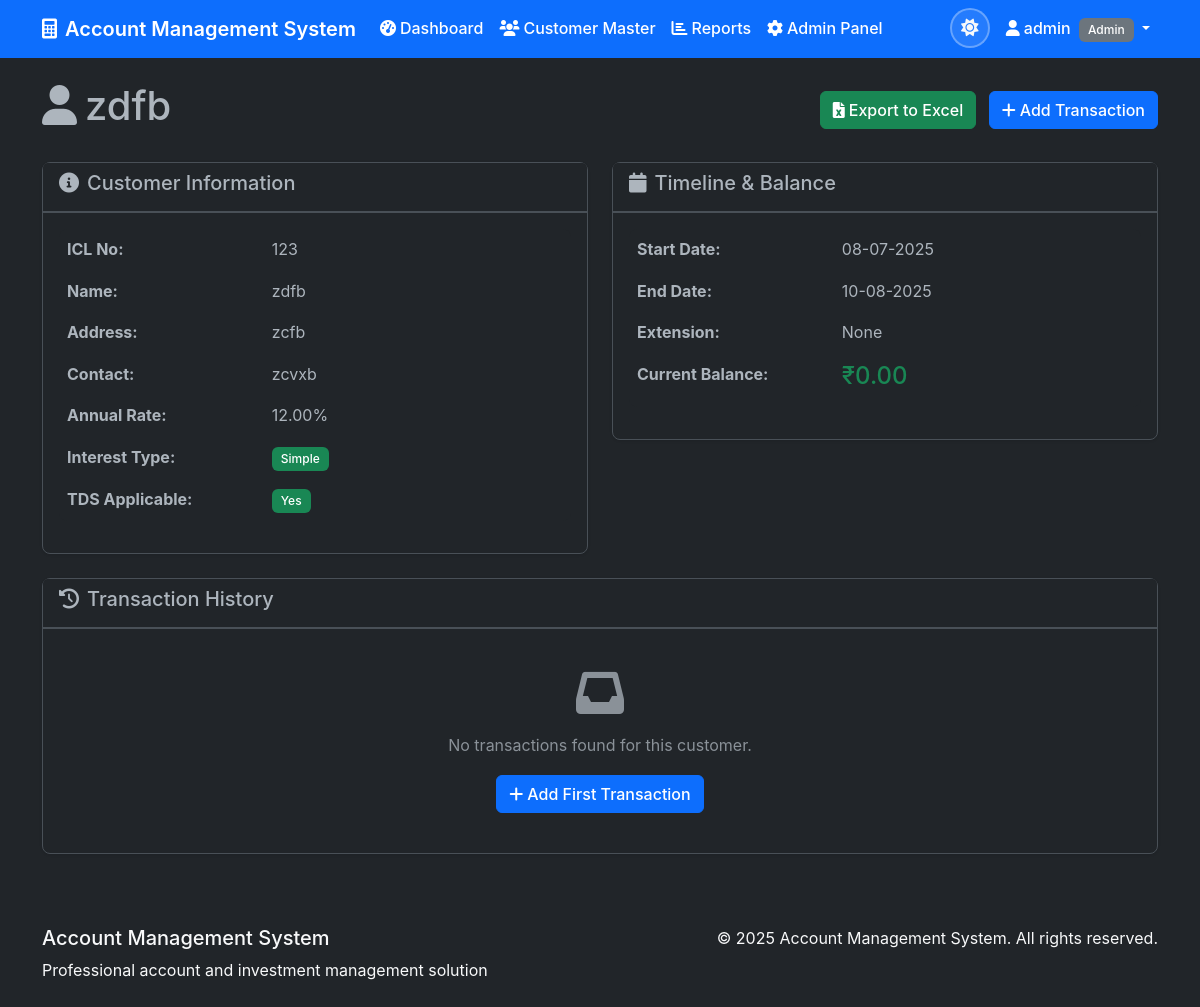
The page /customer_profile/1 (signed in) on the database its author committed.
### models.py (models this page shows, shortened)
class User(UserMixin, db.Model):
    id = db.Column(db.Integer, primary_key=True)
    username = db.Column(db.String(64), unique=True, nullable=False)
    email = db.Column(db.String(120), unique=True, nullable=False)
    password_hash = db.Column(db.String(256))
    role = db.Column(db.String(20), default='normal_user')  # normal_user, data_entry, admin
    created_at = db.Column(db.DateTime, default=datetime.utcnow)
    is_active = db.Column(db.Boolean, default=True)

class Customer(db.Model):
    id = db.Column(db.Integer, primary_key=True)
    icl_no = db.Column(db.String(50), unique=True, nullable=False)
    name = db.Column(db.String(100), nullable=False)
    address = db.Column(db.Text)
    contact_details = db.Column(db.String(200))
    annual_rate = db.Column(db.Numeric(5, 2), nullable=False)  # e.g., 15.50
    icl_start_date = db.Column(db.Date, nullable=False)
    icl_end_date = db.Column(db.Date)
    icl_extension = db.Column(db.String(100))
    tds_applicable = db.Column(db.Boolean, default=False)
    interest_type = db.Column(db.String(20), default='simple')  # simple, compound
    compound_frequency = db.Column(db.String(20))  # monthly, quarterly, yearly
    first_compounding_date = db.Column(db.Date)
    created_at = db.Column(db.DateTime, default=datetime.utcnow)
    created_by = db.Column(db.Integer, db.ForeignKey('user.id'))
    is_active = db.Column(db.Boolean, default=True)
    transactions = db.relationship('Transaction', backref='customer', lazy=True, cascade='all, delete-orphan')
    @property
    def current_balance(self):
        from decimal import Decimal
        total_paid = sum(Decimal(str(t.amount_paid or 0)) for t in self.transactions)
        total_repaid = sum(Decimal(str(t.amount_repaid or 0)) for t in self.transactions)
        return float(total_paid - total_repaid)
    def get_current_balance(self):
        return self.current_balance

### routes.py (the view)
@app.route('/customer_profile/<int:customer_id>')
@login_required
def customer_profile(customer_id):
    customer = Customer.query.get_or_404(customer_id)
    transactions = Transaction.query.filter_by(customer_id=customer_id).order_by(Transaction.date.desc()).all()
    current_balance = customer.get_current_balance()
    return render_template('customer_profile.html',
                         customer=customer,
                         transactions=transactions,
                         current_balance=current_balance)

### app.py (called while the page is built)
@login_manager.user_loader
def load_user(user_id):
    from models import User
    return User.query.get(int(user_id))

### templates/customer_profile.html (shortened to what this page needs)
{% extends "base.html" %}
{% block content %}
<div class="d-flex justify-content-between align-items-center mb-4">
    <h1><i class="fas fa-user me-2"></i>{{ customer.name }}</h1>
    <div>
        <a href="{{ url_for('export_customer_report', customer_id=customer.id) }}" class="btn btn-success me-2">
            <i class="fas fa-file-excel me-1"></i>Export to Excel
        </a>
        {% if current_user.role in ['data_entry', 'admin'] %}
        <a href="{{ url_for('transactions', customer_id=customer.id) }}" class="btn btn-primary">
            <i class="fas fa-plus me-1"></i>Add Transaction
        </a>
        {% endif %}
    </div>
</div>
<div class="row mb-4">
    <div class="col-md-6">
        <div class="card">
            <div class="card-header">
                <h5><i class="fas fa-info-circle me-2"></i>Customer Information</h5>
            </div>
            <div class="card-body">
                <table class="table table-borderless">
                    <tr>
                        <th width="40%">ICL No:</th>
                        <td>{{ customer.icl_no }}</td>
                    </tr>
                    <tr>
                        <th>Name:</th>
                        <td>{{ customer.name }}</td>
                    </tr>
                    <tr>
                        <th>Address:</th>
                        <td>{{ customer.address or 'Not specified' }}</td>
                    </tr>
                    <tr>
                        <th>Contact:</th>
                        <td>{{ customer.contact_details or 'Not specified' }}</td>
                    </tr>
                    <tr>
                        <th>Annual Rate:</th>
                        <td>{{ customer.annual_rate }}%</td>
                    </tr>
                    <tr>
                        <th>Interest Type:</th>
                        <td>
                            <span class="badge bg-{{ 'success' if customer.interest_type == 'simple' else 'warning' }}">
                                {{ customer.interest_type.title() }}
                            </span>
                        </td>
                    </tr>
                    <tr>
                        <th>TDS Applicable:</th>
                        <td>
                            <span class="badge bg-{{ 'success' if customer.tds_applicable else 'secondary' }}">
                                {{ 'Yes' if customer.tds_applicable else 'No' }}
                            </span>
                        </td>
                    </tr>
                </table>
            </div>
        </div>
    </div>
    <div class="col-md-6">
        <div class="card">
            <div class="card-header">
                <h5><i class="fas fa-calendar me-2"></i>Timeline & Balance</h5>
            </div>
            <div class="card-body">
                <table class="table table-borderless">
                    <tr>
                        <th width="40%">Start Date:</th>
                        <td>{{ customer.icl_start_date.strftime('%d-%m-%Y') if customer.icl_start_date else 'N/A' }}</td>
                    </tr>
                    <tr>
                        <th>End Date:</th>
                        <td>{{ customer.icl_end_date.strftime('%d-%m-%Y') if customer.icl_end_date else 'Not specified' }}</td>
                    </tr>
                    <tr>
                        <th>Extension:</th>
                        <td>{{ customer.icl_extension or 'None' }}</td>
                    </tr>
                    <tr>
                        <th>Current Balance:</th>
                        <td>
                            <h4 class="text-{{ 'success' if current_balance >= 0 else 'danger' }}">
                                ₹{{ "{:,.2f}".format(current_balance) }}
                            </h4>
                        </td>
                    </tr>
                </table>
            </div>
        </div>
    </div>
</div>
<div class="card">
    <div class="card-header">
        <h5><i class="fas fa-history me-2"></i>Transaction History</h5>
    </div>
    <div class="card-body">
        {% if transactions %}
        <div class="table-responsive">
            <table class="table table-striped" id="transactionsTable">
                <thead>
                    <tr>
                        <th>Date</th>
                        <th>Amount Paid</th>
                        <th>Amount Repaid</th>
                        <th>Balance</th>
                        <th>Period From</th>
                        <th>Period To</th>
                        <th>Days</th>
                        <th>Int Rate</th>
                        <th>Int Amount</th>
                        <th>TDS</th>
                        <th>Net Amount</th>
                    </tr>
                </thead>
                <tbody>
                    {% for transaction in transactions %}
                    <tr>
                        <td>{{ transaction.date.strftime('%d-%m-%Y') }}</td>
                        <td>
                            {% if transaction.amount_paid %}
                                <span class="text-success">₹{{ "{:,.2f}".format(transaction.amount_paid) }}</span>
                            {% else %}
                                -
                            {% endif %}
                        </td>
                        <td>
                            {% if transaction.amount_repaid %}
                                <span class="text-danger">₹{{ "{:,.2f}".format(transaction.amount_repaid) }}</span>
                            {% else %}
                                -
                            {% endif %}
                        </td>
                        <td>₹{{ "{:,.2f}".format(transaction.balance) if transaction.balance else '-' }}</td>
                        <td>{{ transaction.period_from.strftime('%d-%m-%Y') if transaction.period_from else '-' }}</td>
                        <td>{{ transaction.period_to.strftime('%d-%m-%Y') if transaction.period_to else '-' }}</td>
                        <td>{{ transaction.no_of_days if transaction.no_of_days else '-' }}</td>
                        <td>{{ transaction.int_rate }}% if transaction.int_rate else '-' }}</td>
                        <td>₹{{ "{:,.2f}".format(transaction.int_amount) if transaction.int_amount else '-' }}</td>
                        <td>₹{{ "{:,.2f}".format(transaction.tds_amount) if transaction.tds_amount else '-' }}</td>
                        <td>₹{{ "{:,.2f}".format(transaction.net_amount) if transaction.net_amount else '-' }}</td>
                    </tr>
                    {% endfor %}
                </tbody>
                <tfoot>
                    <tr class="table-secondary">
                        <th>Total</th>
                        <th>₹{{ "{:,.2f}".format(transactions|sum(attribute='amount_paid')|default(0)) }}</th>
                        <th>₹{{ "{:,.2f}".format(transactions|sum(attribute='amount_repaid')|default(0)) }}</th>
                        <th>-</th>
                        <th>-</th>
                        <th>-</th>
                        <th>{{ transactions|sum(attribute='no_of_days')|default(0) }}</th>
                        <th>-</th>
                        <th>₹{{ "{:,.2f}".format(transactions|sum(attribute='int_amount')|default(0)) }}</th>
                        <th>₹{{ "{:,.2f}".format(transactions|sum(attribute='tds_amount')|default(0)) }}</th>
                        <th>₹{{ "{:,.2f}".format(transactions|sum(attribute='net_amount')|default(0)) }}</th>
                    </tr>
                </tfoot>
            </table>
        </div>
        {% else %}
        <div class="text-center py-4">
            <i class="fas fa-inbox fa-3x text-muted mb-3"></i>
            <p class="text-muted">No transactions found for this customer.</p>
            {% if current_user.role in ['data_entry', 'admin'] %}
            <a href="{{ url_for('transactions', customer_id=customer.id) }}" class="btn btn-primary">
                <i class="fas fa-plus me-1"></i>Add First Transaction
            </a>
            {% endif %}
        </div>
        {% endif %}
    </div>
</div>
{% endblock %}

### templates/base.html (shortened to what this page needs)
<!DOCTYPE html>
<html lang="en" data-bs-theme="dark">
<head>
    <link href="https://cdn.jsdelivr.net/npm/bootstrap@5.3.0/dist/css/bootstrap.min.css" rel="stylesheet">
    <link href="https://cdnjs.cloudflare.com/ajax/libs/font-awesome/6.0.0/css/all.min.css" rel="stylesheet">
    <link href="https://cdn.datatables.net/1.13.4/css/dataTables.bootstrap5.min.css" rel="stylesheet">
    <link href="{{ url_for('static', filename='css/custom.css') }}" rel="stylesheet">
</head>
<body>
    {% if current_user.is_authenticated %}
    <nav class="navbar navbar-expand-lg navbar-dark bg-primary">
        <div class="container">
            <a class="navbar-brand" href="{{ url_for('dashboard') }}">
                <i class="fas fa-calculator me-2"></i>Account Management System
            </a>
            <div class="collapse navbar-collapse" id="navbarNav">
                <ul class="navbar-nav me-auto">
                    <li class="nav-item">
                        <a class="nav-link" href="{{ url_for('dashboard') }}">
                            <i class="fas fa-tachometer-alt me-1"></i>Dashboard
                        </a>
                    </li>
                    {% if current_user.role in ['data_entry', 'admin'] %}
                    <li class="nav-item">
                        <a class="nav-link" href="{{ url_for('customer_master') }}">
                            <i class="fas fa-users me-1"></i>Customer Master
                        </a>
                    </li>
                    {% endif %}
                    <li class="nav-item">
                        <a class="nav-link" href="{{ url_for('reports') }}">
                            <i class="fas fa-chart-bar me-1"></i>Reports
                        </a>
                    </li>
                    {% if current_user.role == 'admin' %}
                    <li class="nav-item">
                        <a class="nav-link" href="{{ url_for('admin_panel') }}">
                            <i class="fas fa-cog me-1"></i>Admin Panel
                        </a>
                    </li>
                    {% endif %}
                </ul>
                <ul class="navbar-nav">
                    <li class="nav-item">
                        <button class="btn btn-outline-light me-2" id="themeToggle" type="button">
                            <i class="fas fa-moon" id="themeIcon"></i>
                        </button>
                    </li>
                    <li class="nav-item dropdown">
                        <a class="nav-link dropdown-toggle" href="#" id="navbarDropdown" role="button" data-bs-toggle="dropdown">
                            <i class="fas fa-user me-1"></i>{{ current_user.username }}
                            <span class="badge bg-secondary ms-1">{{ current_user.role.replace('_', ' ').title() }}</span>
                        </a>
                    </li>
                </ul>
            </div>
        </div>
    </nav>
    {% endif %}
    <main class="container mt-4">
        {% block content %}{% endblock %}
    </main>
    <footer class="bg-dark text-light py-4 mt-5">
        <div class="container">
            <div class="row">
                <div class="col-md-6">
                    <h5>Account Management System</h5>
                    <p class="mb-0">Professional account and investment management solution</p>
                </div>
                <div class="col-md-6 text-md-end">
                    <p class="mb-0">© 2025 Account Management System. All rights reserved.</p>
                </div>
            </div>
        </div>
    </footer>
</body>
</html>

### static/css/custom.css (style rules this page uses)
:root { --financial-primary: #2c5282; --financial-success: #2f855a; --financial-warning: #d69e2e; --financial-danger: #c53030; --financial-info: #2b6cb0; --financial-light: #f7fafc; --financial-dark: #1a202c; }
body { font-family: 'Inter', -apple-system, BlinkMacSystemFont, 'Segoe UI', Roboto, sans-serif; line-height: 1.6; }
.navbar-brand { font-weight: 600; font-size: 1.25rem; }
.nav-link { font-weight: 500; transition: all 0.3s ease; }
.navbar-dark .navbar-nav .nav-link { color: #ffffff !important; }
#themeToggle { position: relative; width: 40px; height: 40px; border-radius: 50%; border: 2px solid rgba(255, 255, 255, 0.3); background: rgba(255, 255, 255, 0.1); transition: all 0.3s ease; backdrop-filter: blur(10px); display: flex; align-items: center; justify-content: center; }
#themeIcon { font-size: 1.1rem; transition: all 0.3s ease; }
[data-bs-theme="dark"] #themeToggle { border-color: rgba(255, 255, 255, 0.3); background: rgba(255, 255, 255, 0.1); }
.card { border-radius: 0.5rem; border: 1px solid var(--bs-border-color); box-shadow: 0 1px 3px rgba(0, 0, 0, 0.1); transition: all 0.3s ease; }
.card-header { font-weight: 600; border-bottom: 2px solid var(--bs-border-color); background: var(--bs-light); }
[data-bs-theme="dark"] .card-header { background: var(--bs-dark); }
.table { border-radius: 0.5rem; overflow: hidden; }
.btn { font-weight: 500; border-radius: 0.375rem; transition: all 0.3s ease; }
.badge { font-weight: 500; border-radius: 0.375rem; padding: 0.5em 0.75em; }
.fade-in { animation: fadeIn 0.5s ease-in; }
.slide-up { animation: slideUp 0.3s ease-out; }

### rows shown on the page
User: username "admin", role.replace "Admin"
Customer: name "zdfb", icl_no "123", address "zcfb", contact_details "zcvxb", annual_rate "12.00", interest_type "Simple", tds_applicable "Yes", icl_start_date "08-07-2025", icl_end_date "10-08-2025", icl_extension "None"

### other values the page prints
{{ "{:,.2f}".format(current_balance) }} "0.00"
